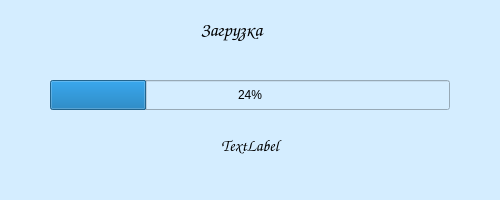
<?xml version="1.0" encoding="UTF-8"?>
<ui version="4.0">
 <class>progressBarWindow</class>
 <widget class="QDialog" name="progressBarWindow">
  <property name="windowModality">
   <enum>Qt::ApplicationModal</enum>
  </property>
  <property name="geometry">
   <rect>
    <x>0</x>
    <y>0</y>
    <width>500</width>
    <height>200</height>
   </rect>
  </property>
  <property name="windowTitle">
   <string>Загрузка</string>
  </property>
  <property name="styleSheet">
   <string notr="true">background-color: rgb(212, 237, 255);</string>
  </property>
  <widget class="QLabel" name="label">
   <property name="geometry">
    <rect>
     <x>200</x>
     <y>15</y>
     <width>100</width>
     <height>30</height>
    </rect>
   </property>
   <property name="font">
    <font>
     <family>Comic Sans MS</family>
     <pointsize>14</pointsize>
    </font>
   </property>
   <property name="text">
    <string>Загрузка</string>
   </property>
  </widget>
  <widget class="QProgressBar" name="progressBar">
   <property name="geometry">
    <rect>
     <x>50</x>
     <y>80</y>
     <width>400</width>
     <height>30</height>
    </rect>
   </property>
   <property name="value">
    <number>24</number>
   </property>
  </widget>
  <widget class="QLabel" name="statusProgressLabel">
   <property name="geometry">
    <rect>
     <x>50</x>
     <y>130</y>
     <width>400</width>
     <height>31</height>
    </rect>
   </property>
   <property name="font">
    <font>
     <family>Comic Sans MS</family>
     <pointsize>12</pointsize>
    </font>
   </property>
   <property name="text">
    <string>TextLabel</string>
   </property>
   <property name="alignment">
    <set>Qt::AlignCenter</set>
   </property>
  </widget>
 </widget>
 <resources/>
 <connections/>
</ui>
